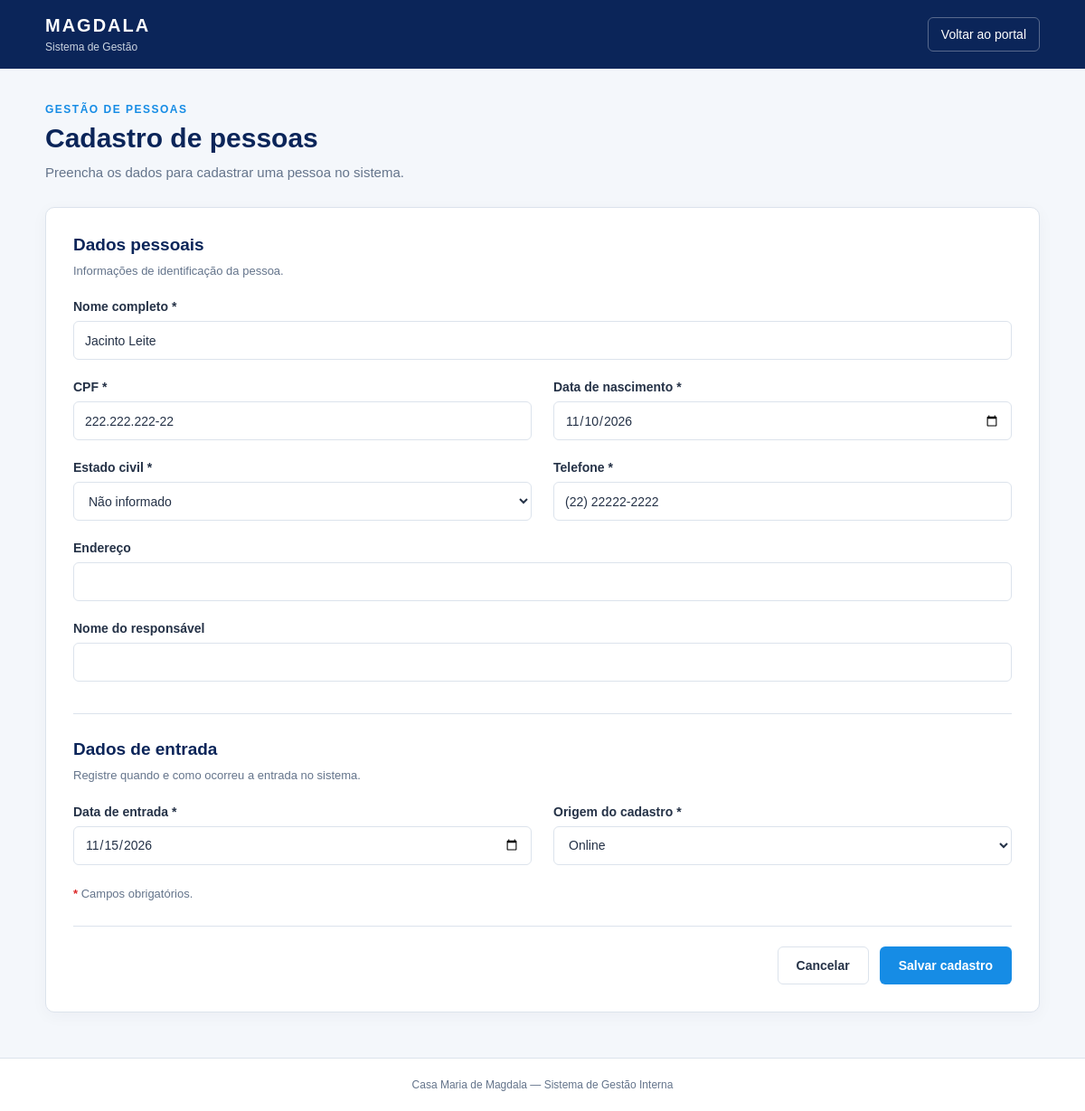
Page /pessoas/8/editar/ on the committed database.
### pai/models.py (models this page shows, shortened)
class Pessoa(models.Model):
    nome = models.CharField(max_length=150)
    data_nascimento = models.DateField()
    cpf = models.CharField(max_length=14)
    telefone = models.CharField(max_length=20)
    email = models.EmailField(max_length=254, blank=True)
    nome_responsavel = models.CharField(max_length=150, blank=True)
    estado_civil = models.CharField(max_length=30)
    endereco = models.CharField(max_length=260, blank=True)
    data_entrada = models.DateField()
    origem_cadastro = models.CharField(max_length=20)
    ativo = models.BooleanField(default=True)

### pai/views.py (the view)
# urls.py: path('pessoas/<int:pessoa_id>/editar/', alterar_cadastro, name='editar_pessoa'),
@login_required
def alterar_cadastro(request, pessoa_id):
    pessoa = get_object_or_404(Pessoa, id=pessoa_id)
    if request.method == 'POST':
        form = PessoaForm(request.POST, instance=pessoa)
        if form.is_valid():
            form.save()
            messages.success(request, 'Cadastro atualizado com sucesso!')
            return redirect(
                'detalhes_pessoa',
                pessoa_id=pessoa.id
            )
    else:
        form = PessoaForm(instance=pessoa)
    return render(
        request,
        'pessoas/cadastro.html',
        {'form': form}
    )

### pai/forms.py (shortened to what this page needs)
class PessoaForm(forms.ModelForm):
    class Meta:
        model = Pessoa
        fields = [
            'nome',
            'data_nascimento',
            'cpf',
            'telefone',
            'nome_responsavel',
            'estado_civil',
            'endereco',
            'data_entrada',
            'origem_cadastro',
        ]

### templates/pessoas/cadastro.html (shortened to what this page needs)
{% load static %}
<!DOCTYPE html>
<html lang="pt-BR">
<head>
    <link rel="stylesheet" href="{% static 'css/cadastro.css' %}">
</head>
<body>
    <header class="cabecalho">
        <div class="container cabecalho-conteudo">
            <div>
                <span class="marca">MAGDALA</span>
                <span class="subtitulo">Sistema de Gestão</span>
            </div>
            <a href="{% url 'dashboard' %}" class="link-voltar">
                Voltar ao portal
            </a>
        </div>
    </header>
    <main class="container principal">
        <div class="titulo-pagina">
            <div>
                <p class="identificador">GESTÃO DE PESSOAS</p>
                <h1>Cadastro de pessoas</h1>
                <p class="descricao">
                    Preencha os dados para cadastrar uma pessoa no sistema.
                </p>
            </div>
        </div>
        <form method="POST" class="formulario">
            <section class="secao">
                <h2>Dados pessoais</h2>
                <p class="ajuda">Informações de identificação da pessoa.</p>
                <div class="grade">
                    <div class="campo campo-completo">
                        <label for="nome">Nome completo *</label>
                        <input
                            type="text"
                            id="nome"
                            name="nome"
                            maxlength="150"
                            autocomplete="name"
                            value="{{ form.nome.value|default:'' }}"
                            required
                        >
                    </div>
                    <div class="campo">
                        <label for="cpf">CPF *</label>
                        <input
                            type="text"
                            id="cpf"
                            name="cpf"
                            maxlength="14"
                            placeholder="000.000.000-00"
                            value="{{ form.cpf.value|default:'' }}"
                            required
                        >
                    </div>
                    <div class="campo">
                        <label for="data_nascimento">Data de nascimento *</label>
                        <input
                            type="date"
                            id="data_nascimento"
                            name="data_nascimento"
                            max="{% now 'Y-m-d' %}"
                            value="{{ form.data_nascimento.value|date:'Y-m-d'|default:form.data_nascimento.value|default:'' }}"
                            required
                        >
                    </div>
                    <div class="campo">
                        <label for="estado_civil">Estado civil *</label>
                        <select id="estado_civil" name="estado_civil" required>
                            <option
                                value="Não informado"
                                {% if form.estado_civil.value == 'Não informado' %}selected{% endif %}
                            >Não informado</option>
                        </select>
                    </div>
                    <div class="campo">
                        <label for="telefone">Telefone *</label>
                        <input
                            type="tel"
                            id="telefone"
                            name="telefone"
                            maxlength="20"
                            autocomplete="tel"
                            placeholder="(21) 99999-9999"
                            value="{{ form.telefone.value|default:'' }}"
                            required
                        >
                    </div>
                    <div class="campo campo-completo">
                        <label for="endereco">Endereço</label>
                        <input
                            type="text"
                            id="endereco"
                            name="endereco"
                            maxlength="255"
                            autocomplete="street-address"
                            value="{{ form.endereco.value|default:'' }}"
                        >
                    </div>
                    <div class="campo campo-completo">
                        <label for="nome_responsavel">Nome do responsável</label>
                        <input
                            type="text"
                            id="nome_responsavel"
                            name="nome_responsavel"
                            maxlength="150"
                            value="{{ form.nome_responsavel.value|default:'' }}"
                        >
                    </div>
                </div>
            </section>
            <section class="secao">
                <h2>Dados de entrada</h2>
                <p class="ajuda">
                    Registre quando e como ocorreu a entrada no sistema.
                </p>
                <div class="grade">
                    <div class="campo">
                        <label for="data_entrada">Data de entrada *</label>
                        <input
                            type="date"
                            id="data_entrada"
                            name="data_entrada"
                            max="{% now 'Y-m-d' %}"
                            value="{{ form.data_entrada.value|date:'Y-m-d'|default:form.data_entrada.value|default:'' }}"
                            required
                        >
                    </div>
                    <div class="campo">
                        <label for="origem_cadastro">Origem do cadastro *</label>
                        <select
                            id="origem_cadastro"
                            name="origem_cadastro"
                            required
                        >
                            <option
                                value="online"
                                {% if form.origem_cadastro.value == 'online' %}selected{% endif %}
                            >Online</option>
                        </select>
                    </div>
                </div>
            </section>
            <div class="observacao">
                <span>*</span> Campos obrigatórios.
            </div>
            <div class="acoes">
                <a href="{% url 'dashboard' %}" class="botao botao-secundario">
                    Cancelar
                </a>
                <button type="submit" class="botao botao-principal">
                    Salvar cadastro
                </button>
            </div>
        </form>
    </main>
    <footer class="rodape">
        Casa Maria de Magdala — Sistema de Gestão Interna
    </footer>
</body>
</html>

### static/css/cadastro.css (style rules this page uses)
:root { --azul-escuro: #0b2559; --azul: #168ce5; --azul-hover: #0875c5; --texto: #253247; --texto-secundario: #64748b; --borda: #dce3ec; --fundo: #f4f7fb; --branco: #ffffff; --sucesso: #15803d; }
* { box-sizing: border-box; }
body { margin: 0; font-family: Arial, Helvetica, sans-serif; color: var(--texto); background: var(--fundo); }
a { text-decoration: none; }
.container { width: min(1100px, 92%); margin: 0 auto; }
.cabecalho { background: var(--azul-escuro); color: var(--branco); }
.cabecalho-conteudo { min-height: 76px; display: flex; align-items: center; justify-content: space-between; gap: 20px; }
.marca { display: block; font-size: 20px; font-weight: 800; letter-spacing: 2px; }
.subtitulo { display: block; margin-top: 5px; color: #cbd5e1; font-size: 12px; }
.link-voltar { color: var(--branco); font-size: 14px; padding: 10px 14px; border: 1px solid #ffffff50; border-radius: 6px; transition: background 0.2s; }
.principal { padding-top: 38px; padding-bottom: 50px; }
.titulo-pagina { margin-bottom: 26px; }
.identificador { margin: 0 0 8px; color: var(--azul); font-size: 12px; font-weight: 700; letter-spacing: 1.5px; }
h1 { margin: 0; color: var(--azul-escuro); font-size: 30px; }
.descricao { margin-top: 10px; color: var(--texto-secundario); font-size: 15px; line-height: 1.5; }
.formulario { background: var(--branco); border: 1px solid var(--borda); border-radius: 10px; padding: 30px; box-shadow: 0 4px 18px #0b25590a; }
.secao + .secao { margin-top: 35px; padding-top: 28px; border-top: 1px solid var(--borda); }
.secao h2 { margin: 0; color: var(--azul-escuro); font-size: 19px; }
.ajuda { margin: 8px 0 22px; color: var(--texto-secundario); font-size: 13px; line-height: 1.5; }
.grade { display: grid; grid-template-columns: repeat(2, minmax(0, 1fr)); gap: 22px 24px; }
.campo { display: flex; flex-direction: column; min-width: 0; }
.campo-completo { grid-column: 1 / -1; }
.campo label { margin-bottom: 8px; font-size: 14px; font-weight: 600; }
.campo input, .campo select { width: 100%; min-height: 43px; padding: 10px 12px; border: 1px solid var(--borda); border-radius: 6px; background: var(--branco); color: var(--texto); font-family: inherit; font-size: 14px; outline: none; transition: border-color 0.2s, box-shadow 0.2s; }
.campo input::placeholder { color: #94a3b8; }
.observacao { margin-top: 24px; color: var(--texto-secundario); font-size: 13px; }
.observacao span { color: #dc2626; font-weight: bold; }
.acoes { display: flex; justify-content: flex-end; flex-wrap: wrap; gap: 12px; margin-top: 28px; padding-top: 22px; border-top: 1px solid var(--borda); }
.botao { display: inline-flex; justify-content: center; align-items: center; min-height: 42px; padding: 11px 20px; border: 1px solid transparent; border-radius: 6px; font-family: inherit; font-size: 14px; font-weight: 600; cursor: pointer; transition: background 0.2s, border-color 0.2s; }
.botao-secundario { color: var(--texto); background: var(--branco); border-color: var(--borda); }
.botao-principal { color: var(--branco); background: var(--azul); }
.rodape { padding: 22px 4%; border-top: 1px solid var(--borda); background: var(--branco); color: var(--texto-secundario); text-align: center; font-size: 12px; }

### rows in the picture
Pessoa: nome "Jacinto Leite", cpf "222.222.222-22", data_nascimento "11/10/2026", estado_civil "Não informado", telefone "(22) 22222-2222", data_entrada "11/15/2026", origem_cadastro "Online"
